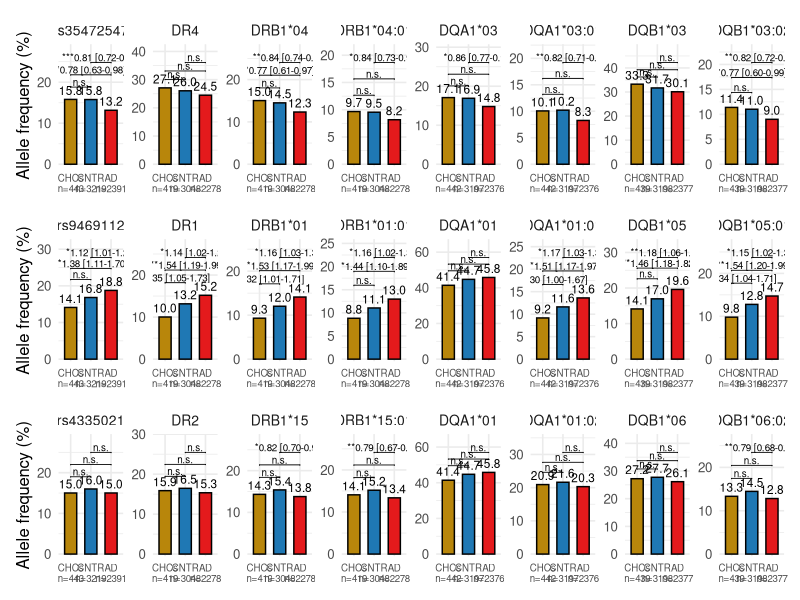
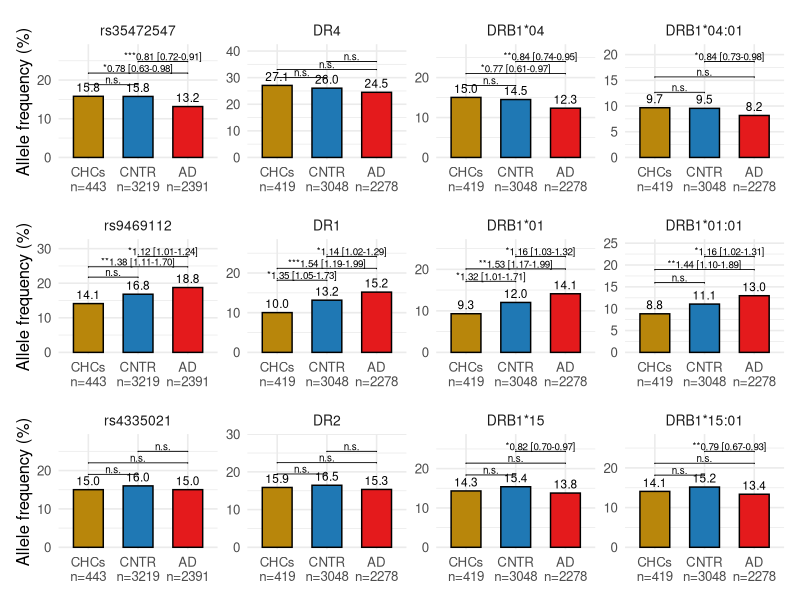

Here is the R script that generated these plots, in order:
## =============================================================================
## Figure 4 & Supplementary Figure 1: allele frequencies of Hap-B, Hap-R and
## Hap-Y (lead SNP, DR-broad code, two-field HLA-DRB1/DQA1/DQB1 alleles)
## across CHC, control (CNTR) and AD groups, with pairwise odds ratios and
## significance (logistic regression, corrected for sex and genetic PCs 1-5).
## Figure 4 shows the HLA-DRB1 locus only; Supplementary Figure 1 shows the
## full haplotype resolution.
## =============================================================================
##
## Inputs:
##   data_prep/study_cohort_genetics/output/hla_alleles_snps_regression.csv - regression
##     results for HLA-II haplotype genetic features: allele frequencies, sample sizes, and
##     CHC/control/AD association statistics; from 7_allele_snp_regression.R
## Outputs:
##   figures/figure4_R.pdf
##   figures/figuresupp1_R.pdf
## =============================================================================

library(data.table)
library(dplyr)
library(tidyr)
library(ggplot2)
library(ggpubr)
library(patchwork)

# Run from the repository root, e.g. `Rscript figure4_suppfigure1.R` from the top-level directory,
# or uncomment and edit the line below to set the working directory explicitly.
# setwd("/path/to/repository")

## -----------------------------------------------------------------------------
## Helper functions
## -----------------------------------------------------------------------------

# Display labels for the lead SNPs, by rs number, used throughout the plots
# below in place of the internal dosage-column names.
allele_display_labels <- c(
  "chr6:32592593:G:T_T" = "rs35472547", # Hap-B lead SNP
  "chr6:32447376:C:T_T" = "rs9469112",  # Hap-R lead SNP
  "chr6:32609869:A:G_A" = "rs4335021"   # Hap-Y lead SNP
)

recode_hla_labels <- function(x) {
  ifelse(x %in% names(allele_display_labels), unname(allele_display_labels[x]), x)
}

# Builds a bar plot of allele frequency (%) in CHCs, controls (CNTR) and AD
# patients for one haplotype's genetic features, with pairwise odds ratios
# and significance brackets (CHC vs. CNTR, CHC vs. AD, CNTR vs. AD).
#
# Input:
#   assocs           - the three association labels (in `regression`) for the
#                        CHC-vs-AD, CHC-vs-control and control-vs-AD models
#   features         - genetic features (alleles/SNPs) of the haplotype to plot,
#                        in display order
#   small_x_text     - if TRUE, shrink the x-axis facet labels (used for the
#                        full-resolution Supplementary Figure 1 panels, which
#                        have longer two-field allele names)
# Output: a ggplot object, one facet per feature
plot_allele_frequency_comparison <- function(assocs, features, small_x_text = FALSE) {
  regs <- regression %>%
    filter(allele %in% features,
           association %in% assocs) %>%
    select(allele, association, freq_cases, freq_controls, p_value, num_cases, num_controls, odds_ratio, lower_ci, upper_ci)
  if (nrow(regs) == 0) {
    message("No rows for associations: ", paste(assocs, collapse = ", "), " -> skipping")
    return(invisible(NULL))
  }

  regs$allele <- recode_hla_labels(regs$allele)
  features <- recode_hla_labels(features)

  wide <- regs %>%
    pivot_wider(
      names_from = association,
      values_from = c(freq_cases, freq_controls, p_value, num_cases, num_controls, odds_ratio, lower_ci, upper_ci),
      names_sep = "_"
    )

  a1 <- assocs[1] # CHC vs. AD
  a2 <- assocs[2] # CHC vs. CNTR
  a3 <- assocs[3] # CNTR vs. AD

  base_df <- data.frame(allele = features, stringsAsFactors = FALSE)
  joined <- base_df %>% left_join(wide, by = "allele")

  # CHC/CNTR/AD frequencies and pairwise stats are each reported under two of
  # the three association models (as "cases" or "controls" depending on which
  # comparison); coalesce() picks whichever model reports the value.
  freqs <- data.frame(
    allele = joined$allele,
    CHCs = coalesce(joined[[paste0("freq_controls_", a2)]], joined[[paste0("freq_controls_", a1)]]),
    CNTR = coalesce(joined[[paste0("freq_cases_", a2)]],   joined[[paste0("freq_controls_", a3)]]),
    AD   = coalesce(joined[[paste0("freq_cases_", a1)]],   joined[[paste0("freq_cases_", a3)]]),
    p_cent_ctrl  = joined[[paste0("p_value_", a2)]],
    p_cent_ad    = joined[[paste0("p_value_", a1)]],
    p_ctrl_ad    = joined[[paste0("p_value_", a3)]],
    or_cent_ctrl  = joined[[paste0("odds_ratio_", a2)]],
    or_cent_ad    = joined[[paste0("odds_ratio_", a1)]],
    or_ctrl_ad    = joined[[paste0("odds_ratio_", a3)]],
    lci_cent_ctrl = joined[[paste0("lower_ci_", a2)]],
    lci_cent_ad   = joined[[paste0("lower_ci_", a1)]],
    lci_ctrl_ad   = joined[[paste0("lower_ci_", a3)]],
    uci_cent_ctrl = joined[[paste0("upper_ci_", a2)]],
    uci_cent_ad   = joined[[paste0("upper_ci_", a1)]],
    uci_ctrl_ad   = joined[[paste0("upper_ci_", a3)]],
    n_cent      = coalesce(joined[[paste0("num_controls_", a2)]], joined[[paste0("num_controls_", a1)]]),
    n_controls  = coalesce(joined[[paste0("num_cases_", a2)]],    joined[[paste0("num_controls_", a3)]]),
    n_ad        = coalesce(joined[[paste0("num_cases_", a1)]],    joined[[paste0("num_cases_", a3)]]),
    stringsAsFactors = FALSE
  )

  freqs$allele <- factor(freqs$allele, levels = features)

  # Each facet gets its own x axis, keyed by feature and group (e.g.
  # "DRB1*04:01|CHCs"), so the n under each group is that feature's own
  # sample size: HLA alleles have fewer samples than the lead SNPs after
  # HIBAG QC, and the sample size differs between HLA loci
  group_key <- function(allele, group) paste0(allele, "|", group)
  x_labels <- c(
    setNames(paste0("CHCs\nn=", ifelse(is.na(freqs$n_cent),     "NA", freqs$n_cent)),     group_key(freqs$allele, "CHCs")),
    setNames(paste0("CNTR\nn=", ifelse(is.na(freqs$n_controls), "NA", freqs$n_controls)), group_key(freqs$allele, "CNTR")),
    setNames(paste0("AD\nn=",   ifelse(is.na(freqs$n_ad),       "NA", freqs$n_ad)),       group_key(freqs$allele, "AD"))
  )

  df_long <- freqs %>%
    pivot_longer(c(CHCs, CNTR, AD), names_to = "group", values_to = "freq") %>%
    mutate(group = factor(group, levels = c("CHCs", "CNTR", "AD")),
           x_key = factor(group_key(allele, group),
                          levels = group_key(rep(features, each = 3), c("CHCs", "CNTR", "AD"))),
           freq_pct = 100 * freq)

  top <- df_long %>%
    group_by(allele) %>%
    summarise(ymax = max(freq_pct, na.rm = TRUE), .groups = "drop") %>%
    mutate(ymax = ifelse(is.finite(ymax), ymax, 0))

  pv <- freqs %>%
    pivot_longer(cols = c(p_cent_ctrl, p_cent_ad, p_ctrl_ad),
                 names_to = "comp", values_to = "p") %>%
    mutate(
      group1 = case_when(
        comp == "p_cent_ctrl" ~ "CHCs",
        comp == "p_cent_ad"   ~ "CHCs",
        comp == "p_ctrl_ad"   ~ "CNTR"
      ),
      group2 = case_when(
        comp == "p_cent_ctrl" ~ "CNTR",
        comp == "p_cent_ad"   ~ "AD",
        comp == "p_ctrl_ad"   ~ "AD"
      ),
      or = case_when(
        comp == "p_cent_ctrl" ~ or_cent_ctrl,
        comp == "p_cent_ad"   ~ or_cent_ad,
        comp == "p_ctrl_ad"   ~ or_ctrl_ad
      ),
      lci = case_when(
        comp == "p_cent_ctrl" ~ lci_cent_ctrl,
        comp == "p_cent_ad"   ~ lci_cent_ad,
        comp == "p_ctrl_ad"   ~ lci_ctrl_ad
      ),
      uci = case_when(
        comp == "p_cent_ctrl" ~ uci_cent_ctrl,
        comp == "p_cent_ad"   ~ uci_cent_ad,
        comp == "p_ctrl_ad"   ~ uci_ctrl_ad
      ),
      label = case_when(
        is.na(p)  ~ "n.s.",
        p < 0.001 ~ paste0("***", sprintf("%.2f", or), " [", sprintf("%.2f", lci), "-", sprintf("%.2f", uci), "]"),
        p < 0.01  ~ paste0("**", sprintf("%.2f", or), " [", sprintf("%.2f", lci), "-", sprintf("%.2f", uci), "]"),
        p < 0.05  ~ paste0("*", sprintf("%.2f", or), " [", sprintf("%.2f", lci), "-", sprintf("%.2f", uci), "]"),
        TRUE      ~ "n.s."
      )
    ) %>%
    mutate(group1 = group_key(allele, group1),
           group2 = group_key(allele, group2)) %>%
    select(allele, group1, group2, p, label) %>%
    left_join(top, by = "allele") %>%
    group_by(allele) %>%
    mutate(
      step = pmax(3, 0.08 * (ymax + 1)),
      y.position = ymax + step * row_number()
    ) %>%
    ungroup()

  p <- ggplot(df_long, aes(x_key, freq_pct, fill = group)) +
    labs(x = NULL, y = "Allele frequency (%)") +
    geom_col(width = 0.6, color = "black") +
    facet_wrap(~ allele, scales = "free", nrow = 1) +
    scale_fill_manual(values = c(
      "CHCs" = "#B8860B",
      "CNTR" = "#1F78B4",
      "AD"   = "#E41A1C"
    )) +
    scale_y_continuous(expand = expansion(mult = c(0.02, 0.18))) +
    scale_x_discrete(labels = x_labels) +
    theme_minimal(base_size = 12) +
    theme(legend.position = "none",
          strip.text = element_text(size = 10)) +
    geom_text(aes(label = ifelse(is.na(freq_pct), "", sprintf("%.1f", freq_pct))),
              vjust = -0.5, size = 3) +
    stat_pvalue_manual(
      pv,
      xmin = "group1", xmax = "group2",
      y.position = "y.position",
      label = "label",
      tip.length = 0.01,
      bracket.size = 0.3,
      size = 2.5,
      inherit.aes = FALSE
    )

  if (small_x_text) {
    p <- p + theme(axis.text.x = element_text(size = 7))
  }

  p
}

## -----------------------------------------------------------------------------
## 1. Load input data
## -----------------------------------------------------------------------------

# Regression results for HLA-II haplotype genetic features across CHC,
# control (CNTR) and AD groups (CHC-vs-AD, CHC-vs-control, control-vs-AD)
regression <- fread("data_prep/study_cohort_genetics/output/hla_alleles_snps_regression.csv")

# The three pairwise comparisons plotted for every haplotype
comparison_associations <- c("cent_ad", "cent_ctrl", "ctrl_ad")

## -----------------------------------------------------------------------------
## 2. Identify each haplotype's genetic features, at DR-only and full
##    (lead SNP through HLA-DQB1) resolution
## -----------------------------------------------------------------------------

snp_targets <- c("Hap-B", "Hap-R", "Hap-Y")
snp_alleles <- regression %>%
  filter(snp_easy %in% snp_targets) %>%
  arrange(match(snp_easy, snp_targets)) %>% # keep order to display 
  pull(allele) %>%
  unique() %>%
  as.character()

#snp_alleles[1:2] <- snp_alleles[2:1] # swap so Hap-B's lead SNP comes first, matching haplotype display order

# Full haplotype resolution (lead SNP, DR-broad, one-field DRB1/DQA1/DQB1,
# two-field DRB1/DQA1/DQB1): Supplementary Figure 1
hap_b_features_full <- c(snp_alleles[1], "DR4", "DRB1*04", "DRB1*04:01", "DQA1*03", "DQA1*03:01", "DQB1*03", "DQB1*03:02")
hap_r_features_full <- c(snp_alleles[2], "DR1", "DRB1*01", "DRB1*01:01", "DQA1*01", "DQA1*01:01", "DQB1*05", "DQB1*05:01")
hap_y_features_full <- c(snp_alleles[3], "DR2", "DRB1*15", "DRB1*15:01", "DQA1*01", "DQA1*01:02", "DQB1*06", "DQB1*06:02")

# HLA-DRB1 locus only: Figure 4
hap_b_features_dr <- c(snp_alleles[1], "DR4", "DRB1*04", "DRB1*04:01")
hap_r_features_dr <- c(snp_alleles[2], "DR1", "DRB1*01", "DRB1*01:01")
hap_y_features_dr <- c(snp_alleles[3], "DR2", "DRB1*15", "DRB1*15:01")

## -----------------------------------------------------------------------------
## 3. Supplementary Figure 1: allele frequencies at full haplotype resolution
## -----------------------------------------------------------------------------

hap_b_plot_full <- plot_allele_frequency_comparison(comparison_associations, hap_b_features_full, small_x_text = TRUE)
hap_r_plot_full <- plot_allele_frequency_comparison(comparison_associations, hap_r_features_full, small_x_text = TRUE)
hap_y_plot_full <- plot_allele_frequency_comparison(comparison_associations, hap_y_features_full, small_x_text = TRUE)

suppfigure1 <- hap_b_plot_full / hap_r_plot_full / hap_y_plot_full
ggsave("figures/figuresupp1_R.pdf", suppfigure1, width = 14, height = 12)

## -----------------------------------------------------------------------------
## 4. Figure 4: allele frequencies at the HLA-DRB1 locus only
## -----------------------------------------------------------------------------

hap_b_plot_dr <- plot_allele_frequency_comparison(comparison_associations, hap_b_features_dr)
hap_r_plot_dr <- plot_allele_frequency_comparison(comparison_associations, hap_r_features_dr)
hap_y_plot_dr <- plot_allele_frequency_comparison(comparison_associations, hap_y_features_dr)

figure4 <- hap_b_plot_dr / hap_r_plot_dr / hap_y_plot_dr
ggsave("figures/figure4_R.pdf", figure4, width = 14, height = 12)
